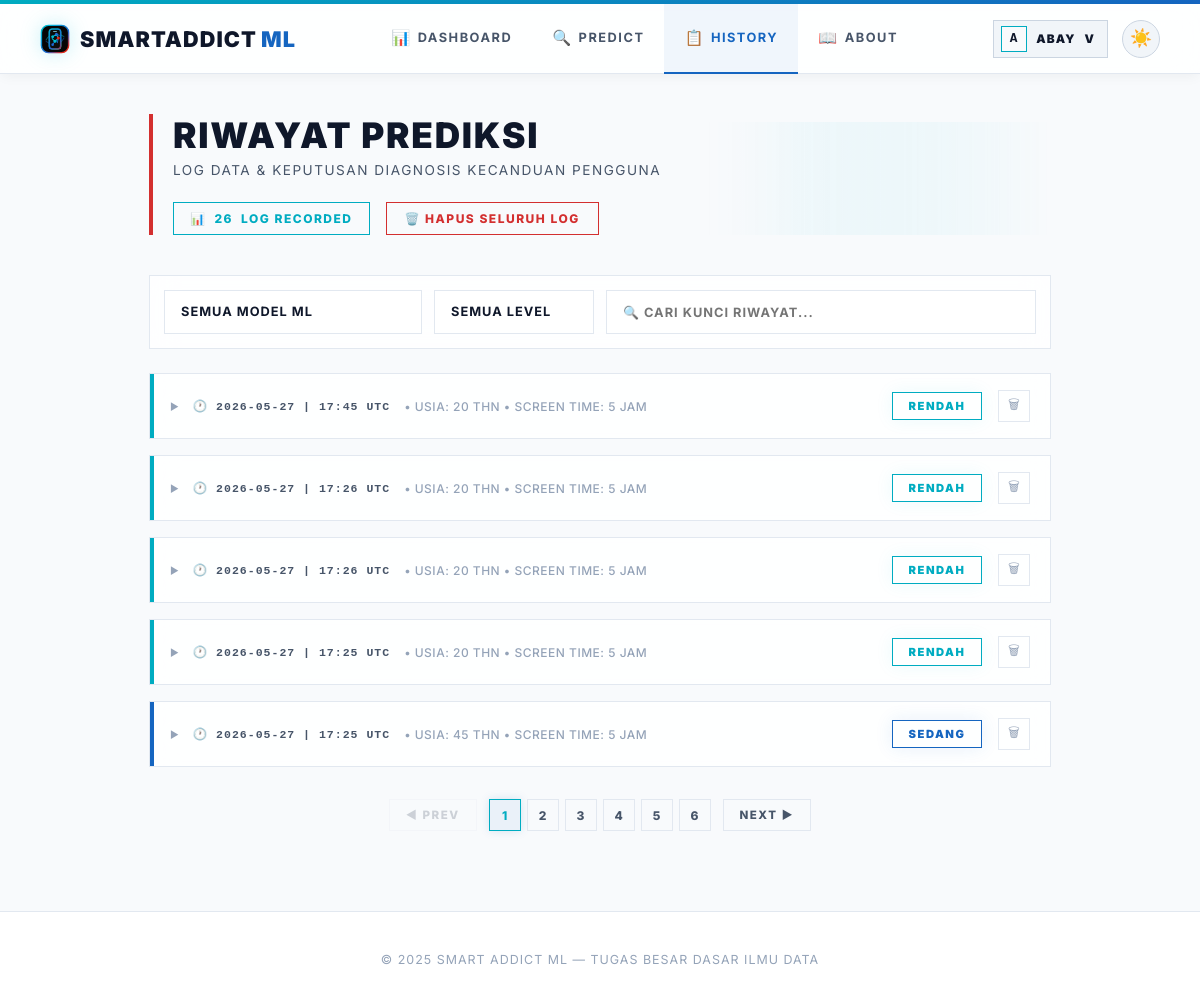
The page /history (signed in) on the database its author committed.
### app.py (models this page shows, shortened)
class User(UserMixin, db.Model):
    id = db.Column(db.Integer, primary_key=True)
    username = db.Column(db.String(80), unique=True, nullable=False)
    password_hash = db.Column(db.String(200), nullable=False)
    role = db.Column(db.String(10), default='user')  # 'user' or 'admin'
    created_at = db.Column(db.DateTime, default=datetime.utcnow)
    predictions = db.relationship('Prediction', backref='user', lazy=True)
    @property
    def is_admin(self):
        return self.role == 'admin'

class Prediction(db.Model):
    id = db.Column(db.Integer, primary_key=True)
    user_id = db.Column(db.Integer, db.ForeignKey('user.id'), nullable=False)
    model_name = db.Column(db.String(50), nullable=False)
    input_values = db.Column(db.Text, nullable=False)  # JSON string
    result = db.Column(db.String(20), nullable=False)
    prediction_raw = db.Column(db.Integer, nullable=False)
    timestamp = db.Column(db.DateTime, default=datetime.utcnow)
    @property
    def input_list(self):
        return json.loads(self.input_values)

### app.py (the view)
@app.route("/history")
@login_required
def history_page():
    user_preds = Prediction.query.filter_by(user_id=current_user.id).order_by(Prediction.timestamp.desc()).all()
    return render_template("history.html", predictions=user_preds, active_page='history')

### app.py (called while the page is built)
@app.after_request
def add_no_cache(response):
    response.headers['Cache-Control'] = 'no-store, no-cache, must-revalidate, max-age=0'
    response.headers['Pragma'] = 'no-cache'
    response.headers['Expires'] = '0'
    return response

@login_manager.user_loader
def load_user(user_id):
    return User.query.get(int(user_id))

### templates/history.html (shortened to what this page needs)
{% extends "base.html" %}
{% block content %}
<main class="content">
    <div class="page-header">
        <h1>RIWAYAT PREDIKSI</h1>
        <p>LOG DATA & KEPUTUSAN DIAGNOSIS KECANDUAN PENGGUNA</p>
        {% if predictions %}
        <div class="header-actions">
            <div class="count-badge">📊 <span id="visibleCount">{{ predictions|length }}</span> LOG RECORDED</div>
            <form method="post" action="{{ url_for('clear_my_history') }}" style="display:inline" onsubmit="return confirm('APAKAH ANDA YAKIN INGIN MENGHAPUS SELURUH LOG RIWAYAT?')">
                <button type="submit" class="btn-danger">🗑️ HAPUS SELURUH LOG</button>
            </form>
        </div>
        {% endif %}
    </div>
    {% if predictions %}
    <div class="filter-bar">
        <select id="filterModel" onchange="applyFilters()">
            <option value="">SEMUA MODEL ML</option>
        </select>
        <select id="filterLevel" onchange="applyFilters()">
            <option value="">SEMUA LEVEL</option>
        </select>
        <input type="text" id="filterSearch" placeholder="🔍 CARI KUNCI RIWAYAT..." oninput="applyFilters()">
    </div>
    <div class="history-list" id="historyList">
        {% for entry in predictions %}
        {% set level_class = 'level-rendah' if entry.result == 'Rendah' else ('level-sedang' if entry.result == 'Sedang' else 'level-tinggi') %}
        {% set inputs = entry.input_list %}
        <div class="history-card {{ level_class }}" style="animation-delay: {{ loop.index0 * 0.05 }}s" data-model="{{ entry.model_name }}" data-level="{{ entry.result }}" data-text="{{ entry.model_name }} {{ entry.result }} {{ entry.timestamp }}">
            <div class="history-main-row" onclick="toggleCard(this.closest('.history-card'))">
                <div class="toggle-area">
                    <span class="expand-icon">▶</span>
                    <span class="history-timestamp">🕐 {{ entry.timestamp.strftime('%Y-%m-%d | %H:%M UTC') }}</span>
                    {% set is_new = inputs|length >= 10 %}
                    <span class="history-summary-text">
                        {% if is_new %}
                            • Usia: {{ inputs[0] | round | int }} thn • Screen Time: {{ inputs[2] | round | int }} jam
                        {% else %}
                            • Data: {{ inputs | length }} fitur
                        {% endif %}
                    </span>
                </div>
                <div class="result-badge {{ level_class }}">{{ entry.result }}</div>
                <form method="post" action="{{ url_for('delete_prediction', pred_id=entry.id) }}" onsubmit="return confirm('HAPUS LOG DIAGNOSIS INI?')" onclick="event.stopPropagation()">
                    <button type="submit" class="delete-btn" title="Hapus Log">🗑</button>
                </form>
            </div>
        </div>
        {% endfor %}
    </div>
    <div class="pagination-container" id="paginationContainer">
        <button class="pager-btn" id="prevBtn" onclick="changePage(-1)">◀ PREV</button>
        <div class="page-numbers" id="pageNumbers"></div>
        <button class="pager-btn" id="nextBtn" onclick="changePage(1)">NEXT ▶</button>
    </div>
    {% endif %}
</main>
{% endblock %}

### templates/base.html (shortened to what this page needs)
<!doctype html>
<html lang="id" data-theme="light">
<head>
</head>
<body>
    <div class="navbar-wrap">
        <nav class="navbar">
            <a href="{{ url_for('dashboard') }}" class="logo" style="text-decoration:none">
                <img class="logo-mark" src="{{ url_for('static', filename='img/smartaddict-logo.svg') }}" alt="" aria-hidden="true">
                <span>SmartAddict<span style="color:var(--m-blue-dark); font-weight: 900; margin-left: 4px;">ML</span></span>
            </a>
            <div class="nav-center">
                {% if current_user.is_authenticated and current_user.is_admin %}
                <a href="{{ url_for('admin_dashboard') }}" {% if active_page == 'admin_dashboard' %}class="active"{% endif %}><span class="nav-icon">🛡️</span>Admin</a>
                <a href="{{ url_for('admin_history') }}" {% if active_page == 'admin_history' %}class="active"{% endif %}><span class="nav-icon">📋</span>History</a>
                <a href="{{ url_for('admin_users') }}" {% if active_page == 'admin_users' %}class="active"{% endif %}><span class="nav-icon">👥</span>Users</a>
                <a href="{{ url_for('about') }}" {% if active_page == 'about' %}class="active"{% endif %}><span class="nav-icon">📖</span>About</a>
                {% elif current_user.is_authenticated %}
                <a href="{{ url_for('dashboard') }}" {% if active_page == 'dashboard' %}class="active"{% endif %}><span class="nav-icon">📊</span>Dashboard</a>
                <a href="{{ url_for('predict') }}" {% if active_page == 'predict' %}class="active"{% endif %}><span class="nav-icon">🔍</span>Predict</a>
                <a href="{{ url_for('history_page') }}" {% if active_page == 'history' %}class="active"{% endif %}><span class="nav-icon">📋</span>History</a>
                <a href="{{ url_for('about') }}" {% if active_page == 'about' %}class="active"{% endif %}><span class="nav-icon">📖</span>About</a>
                {% else %}
                <a href="{{ url_for('dashboard') }}" {% if active_page == 'dashboard' %}class="active"{% endif %}><span class="nav-icon">📊</span>Dashboard</a>
                <a href="{{ url_for('about') }}" {% if active_page == 'about' %}class="active"{% endif %}><span class="nav-icon">📖</span>About</a>
                {% endif %}
            </div>
            <div class="nav-actions">
                {% if current_user.is_authenticated %}
                <div class="profile-menu" id="profileMenu">
                    <button type="button" class="profile-chip {% if active_page == 'profile' %}active{% endif %}" onclick="toggleProfileMenu(event)" aria-expanded="false" aria-controls="profileDropdown">
                        <span class="profile-chip-avatar">{{ current_user.username[0]|upper }}</span>
                        <span class="profile-chip-name">{{ current_user.username }}</span>
                        <span aria-hidden="true">v</span>
                    </button>
                </div>
                {% else %}
                <a href="{{ url_for('login') }}" class="btn-nav-login">Login</a>
                {% endif %}
                <button class="theme-toggle" id="themeToggle" onclick="toggleTheme()" title="Toggle tema">
                    <span id="themeIcon">🌙</span>
                </button>
            </div>
        </nav>
    </div>
    <div class="nav-spacer"></div>
    {% block content %}{% endblock %}
    {% block footer %}
    <footer class="footer">
        <p>© 2025 Smart Addict ML — Tugas Besar Dasar Ilmu Data</p>
    </footer>
    {% endblock %}
</body>
</html>

### templates/base.html (style rules this page uses)
*, *::before, *::after { box-sizing: border-box; margin: 0; padding: 0; }
:root, [data-theme="dark"] { --bg-primary: #050505; --bg-card: #0c0c0c; --bg-input: #121212; --border-card: #1f1f1f; --border-input: #292929; --text-primary: #ffffff; --text-secondary: #b3b3b3; --text-muted: #666666; --navbar-bg: rgba(5, 5, 5, 0.85); --navbar-border: #1f1f1f; --navbar-shadow: none; --m-blue-light: #00bcd4; --m-blue-dark: #1c69d4; --m-red: #e22718; --accent-cyan: #00bcd4; --accent-blue: #1c69d4; --accent-purple: #9c27b0; --accent-emerald: #34d399; --accent-rose: #e22718; --accent-amber: #fbbf24; --nav-active-bg: rgba(255, 255, 255, 0.05); --nav-active-glow: none; --card-shadow: 0 10px 30px rgba(0, 0, 0, 0.5); --text-logo-dark: #ffffff; }
[data-theme="light"] { --bg-primary: #f8fafc; --bg-card: #ffffff; --bg-input: #f1f5f9; --border-card: #e2e8f0; --border-input: #cbd5e1; --text-primary: #0f172a; --text-secondary: #475569; --text-muted: #94a3b8; --navbar-bg: rgba(255, 255, 255, 0.85); --navbar-border: #e2e8f0; --navbar-shadow: 0 4px 12px -2px rgba(0, 0, 0, 0.05); --m-blue-light: #00acc1; --m-blue-dark: #1565c0; --m-red: #d32f2f; --accent-cyan: #00acc1; --accent-blue: #1565c0; --accent-purple: #7b1fa2; --accent-emerald: #2e7d32; --accent-rose: #c2185b; --accent-amber: #f57c00; --nav-active-bg: rgba(21, 101, 192, 0.06); --nav-active-glow: none; --card-shadow: 0 10px 30px rgba(15, 23, 42, 0.06), 0 4px 10px rgba(15, 23, 42, 0.03); --text-logo-dark: #0f172a; }
body { font-family: 'Inter', system-ui, -apple-system, sans-serif; background: var(--bg-primary); color: var(--text-primary); min-height: 100vh; overflow-x: hidden; }
.navbar-wrap { position: fixed; top: 0; left: 0; right: 0; z-index: 50; width: 100%; }
.navbar { background: var(--navbar-bg); border-bottom: 1px solid var(--navbar-border); backdrop-filter: blur(16px); -webkit-backdrop-filter: blur(16px); box-shadow: var(--navbar-shadow); padding: 0 40px; height: 70px; display: flex; align-items: center; justify-content: space-between; }
.nav-spacer { height: 74px; }
.logo { font-family: 'Inter', sans-serif; font-size: 1.35rem; font-weight: 900; letter-spacing: 0.05em; text-transform: uppercase; color: var(--text-logo-dark); white-space: nowrap; user-select: none; display: inline-flex; align-items: center; gap: 10px; }
.logo-mark { width: 30px; height: 30px; display: block; filter: drop-shadow(0 0 10px rgba(0, 188, 212, 0.22)); }
.nav-center { display: flex; align-items: center; height: 100%; }
.nav-center a { padding: 0 20px; font-size: 0.8rem; font-weight: 700; color: var(--text-secondary); text-decoration: none; text-transform: uppercase; letter-spacing: 1.5px; height: 70px; display: inline-flex; align-items: center; transition: all 0.2s ease; border-bottom: 2px solid transparent; }
.nav-center a.active { color: var(--m-blue-dark); background: var(--nav-active-bg); border-bottom: 2px solid var(--m-blue-dark); }
.nav-center a .nav-icon { margin-right: 6px; font-size: 0.95rem; }
.nav-actions { display: flex; align-items: center; gap: 14px; }
.profile-menu { position: relative; }
.profile-chip { display: inline-flex; align-items: center; gap: 9px; height: 38px; padding: 0 12px 0 7px; border-radius: 0px; border: 1px solid var(--border-input); background: var(--bg-input); color: var(--text-primary); cursor: pointer; font-family: inherit; font-size: 0.74rem; font-weight: 900; letter-spacing: 1.1px; text-transform: uppercase; transition: all 0.25s ease; }
.profile-chip-avatar { width: 26px; height: 26px; display: inline-flex; align-items: center; justify-content: center; background: var(--bg-primary); border: 1px solid var(--m-blue-light); color: var(--text-primary); font-family: monospace; font-size: 0.8rem; font-weight: 900; }
.profile-chip-name { max-width: 120px; overflow: hidden; text-overflow: ellipsis; white-space: nowrap; }
.theme-toggle { display: inline-flex !important; align-items: center; justify-content: center; width: 38px; height: 38px; border-radius: 50%; background: var(--bg-input); border: 1px solid var(--border-input); color: var(--text-primary); cursor: pointer; transition: all 0.3s cubic-bezier(0.4, 0, 0.2, 1); outline: none; font-size: 1.1rem; }
.footer { text-align: center; padding: 40px 24px; font-size: 0.78rem; color: var(--text-muted); border-top: 1px solid var(--border-card); position: relative; z-index: 1; background: var(--bg-card); text-transform: uppercase; letter-spacing: 1px; }

### rows shown on the page
User: username "A", username "ABAY"
Prediction: timestamp "2026-05-27 | 17:45 UTC", inputs "20", inputs "5", result "RENDAH"
Prediction: timestamp "2026-05-27 | 17:26 UTC", inputs "20", inputs "5", result "RENDAH"
Prediction: timestamp "2026-05-27 | 17:26 UTC", inputs "20", inputs "5", result "RENDAH"
Prediction: timestamp "2026-05-27 | 17:25 UTC", inputs "20", inputs "5", result "RENDAH"
Prediction: timestamp "2026-05-27 | 17:25 UTC", inputs "45", inputs "5", result "SEDANG"

### other values the page prints
{{ predictions|length }} "26"
